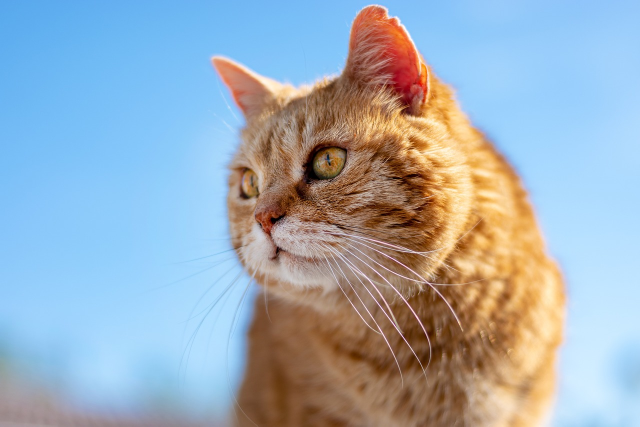
#> input picture img/cat.jpg, 1280 x 853 px, found by its file name (shown at 1/2 size)
$ python scaling.py
#> lines starting #> are read from the running program, lines starting #| are printed output that depends on the picture
import cv2
import numpy as np
import matplotlib.pyplot as plt
from pathlib import Path

INPUT_PATH = "img/cat.jpg"

bgr_img = cv2.imread(str(INPUT_PATH))
#> bgr_img is the input picture: shape (853, 1280, 3); mean B, G, R 184.7, 172.6, 157.7
rgb_img = cv2.cvtColor(bgr_img, cv2.COLOR_BGR2RGB)

resized_rgb_img = cv2.resize(rgb_img, (40, 40), interpolation=cv2.INTER_AREA)
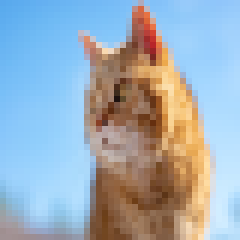
#> resized_rgb_img: shape (40, 40, 3) (shown 6 times larger); mean R, G, B 157.7, 172.6, 184.7
mean_subtracted = resized_rgb_img - resized_rgb_img.mean(axis=(0, 1), keepdims=True)
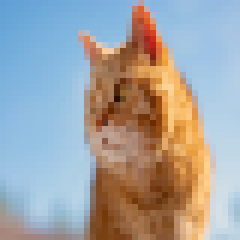
#> mean_subtracted: shape (40, 40, 3) float64 (shown 6 times larger); mean R, G, B 0, 0, 0; drawn with min black and max white

min_val = resized_rgb_img.min(axis=(0, 1), keepdims=True)
#> min_val = [[29, 17, 14]]
max_val = resized_rgb_img.max(axis=(0, 1), keepdims=True)
#> max_val = [[254, 237, 255]]
min_max_scaled = (resized_rgb_img - min_val) / (max_val - min_val)

# fig, axes = plt.subplots(1, 3, figsize=(14, 10))

# axes[0].imshow(resized_rgb_img)
# axes[0].set_title('Original Image')
# axes[0].axis('off')

# mean_subtracted_display = mean_subtracted - mean_subtracted.min()
# mean_subtracted_display = (mean_subtracted_display / mean_subtracted_display.max()) * 255
# axes[1].imshow(mean_subtracted_display.astype('uint8'))
# axes[1].set_title('Mean-Subtracted')
# axes[1].axis('off')

# axes[2].imshow((min_max_scaled).astype('uint8'))
# axes[2].set_title('Min-Max Scaling')
# axes[2].axis('off')

# plt.show()

change_view = False

fig = plt.figure(figsize=(14, 10))
ax1 = fig.add_subplot(131, projection='3d')
x, y = np.meshgrid(range(resized_rgb_img.shape[1]), range(resized_rgb_img.shape[0]))
for i in range(3):
    ax1.scatter(x.flatten(), y.flatten(), resized_rgb_img[:, :, i].flatten(), label=f'Channel {i+1}', alpha=0.2)
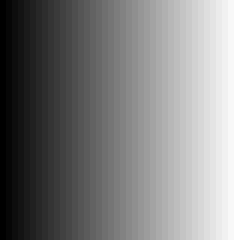
#> x: shape (40, 40) int64 (shown 6 times larger); min 0, max 39, mean 19.5; drawn with min black and max white
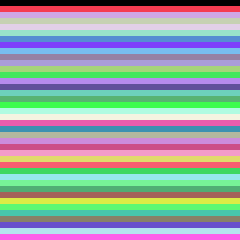
#> y: shape (40, 40) int64 (shown 6 times larger); 40 distinct labels, from 0 to 39; one colour per label, 0 black
ax1.set_title('Raw Image')
ax1.legend()

ax2 = fig.add_subplot(132, projection='3d')
x, y = np.meshgrid(range(mean_subtracted.shape[1]), range(mean_subtracted.shape[0]))
for i in range(3):
    ax2.scatter(x.flatten(), y.flatten(), mean_subtracted[:, :, i].flatten(), label=f'Channel {i+1}', alpha=0.2)
ax2.set_title('Mean-Subtracted')
ax2.legend()

ax3 = fig.add_subplot(133, projection='3d')
for i in range(3):
    ax3.scatter(x.flatten(), y.flatten(), min_max_scaled[:, :, i].flatten(), label=f'Channel {i+1}', alpha=0.2)
ax3.set_title('Min-Max Scaling')
ax3.legend()

if change_view:
    ax1.view_init(260, -90)
    ax2.view_init(260, -90)
    ax3.view_init(260, -90)

plt.show()
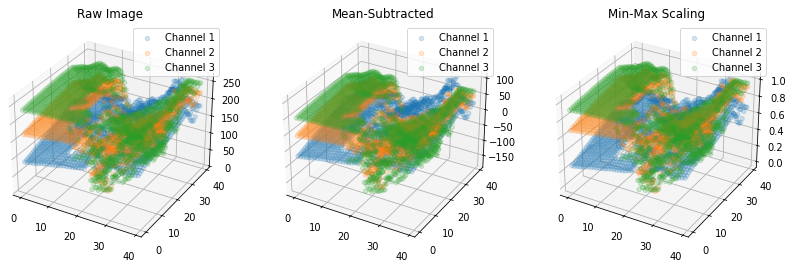
#> figure drawn by matplotlib, 3 panels
